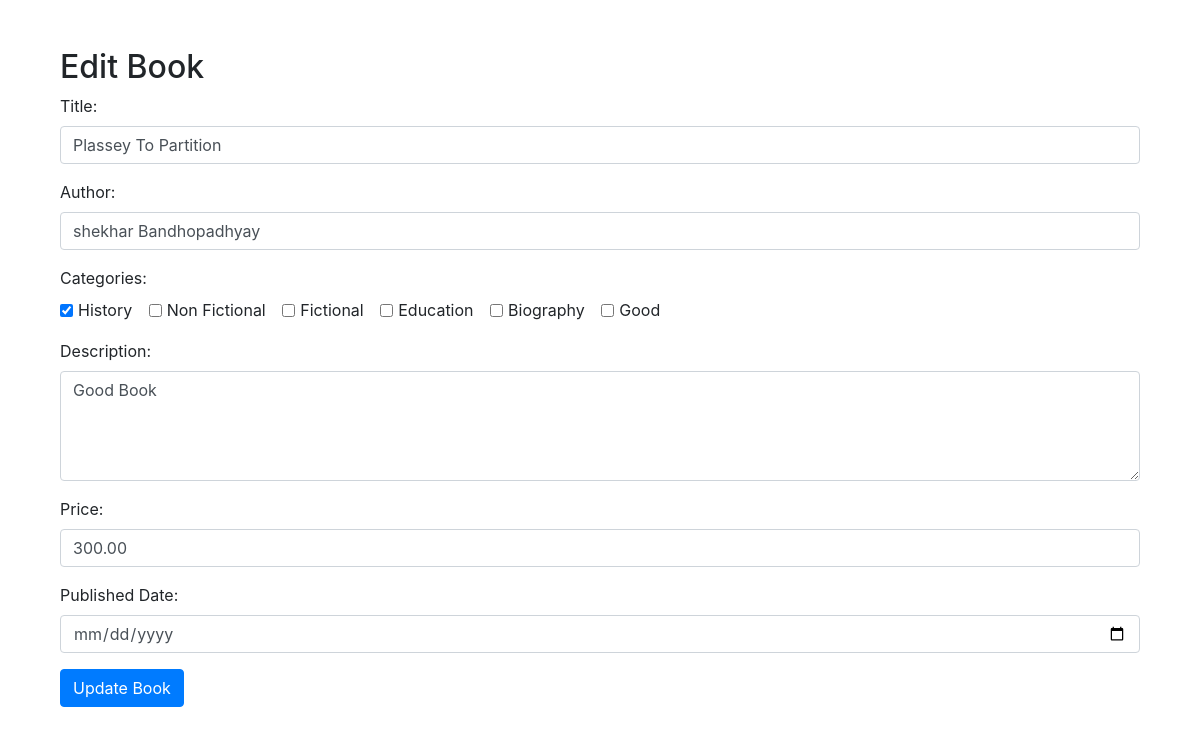
Page /admin_edit_book/5/ on the committed database.
### bookstore/models.py (models this page shows)
class Book(models.Model):
    title = models.CharField(max_length=255)
    author = models.CharField(max_length=100)
    description = models.TextField()
    price = models.DecimalField(max_digits=10, decimal_places=2)
    published_date = models.DateField()
    categories = models.ManyToManyField(Category)
    image = models.ImageField(upload_to='book_images/', null=True, blank=True)
    default_rating = models.FloatField(default=2.5)

class Category(models.Model):
    name = models.CharField(max_length=100)

### bookstore/views.py (the view, shortened to what this page needs)
# urls.py: path('admin_edit_book/<int:pk>/', EditBookView.as_view(), name='admin_edit_book'),
class EditBookView(View):
    template_name = 'edit_book.html'
    def get(self, request, pk):
        book = get_object_or_404(Book, pk=pk)
        categories = Category.objects.all()
        return render(request, self.template_name, {'book': book, 'categories': categories})

### templates/edit_book.html (shortened to what this page needs)
{% extends 'base.html' %}
{% block content %}
<div class="container mt-5">
    <h2>Edit Book</h2>
    <form method="post" action="{% url 'admin_edit_book' book.id %}">
        <div class="form-group">
            <label for="id_title">Title:</label>
            <input type="text" class="form-control" id="id_title" name="title" value="{{ book.title }}" required>
        </div>
        <div class="form-group">
            <label for="id_author">Author:</label>
            <input type="text" class="form-control" id="id_author" name="author" value="{{ book.author }}" required>
        </div>
        <div class="form-group">
            <label for="id_categories">Categories:</label><br>
            {% for category in categories %}
                <div class="form-check form-check-inline">
                    <input class="form-check-input" type="checkbox" id="category_{{ category.id }}" name="categories" value="{{ category.id }}"
                    {% if category in book.categories.all %}checked{% endif %}>
                    <label class="form-check-label" for="category_{{ category.id }}">{{ category.name }}</label>
                </div>
            {% endfor %}
        </div>
        <div class="form-group">
            <label for="id_description">Description:</label>
            <textarea class="form-control" id="id_description" name="description" rows="4">{{ book.description }}</textarea>
        </div>
        <div class="form-group">
            <label for="id_price">Price:</label>
            <input type="text" class="form-control" id="id_price" name="price" value="{{ book.price }}" required>
        </div>
        <div class="form-group">
            <label for="id_published_date">Published Date:</label>
            <input type="date" class="form-control" id="id_published_date" name="published_date" value="{{ book.published_date }}" required>
        </div>
        <button type="submit" class="btn btn-primary">Update Book</button>
    </form>
</div>
{% endblock %}

### rows in the picture
Book: title "Plassey To Partition", author "shekhar Bandhopadhyay", description "Good Book", price "300.00"
Category: categories "☑", name "History"
Category: name "Non Fictional"
Category: name "Fictional"
Category: name "Education"
Category: name "Biography"
Category: name "Good"
